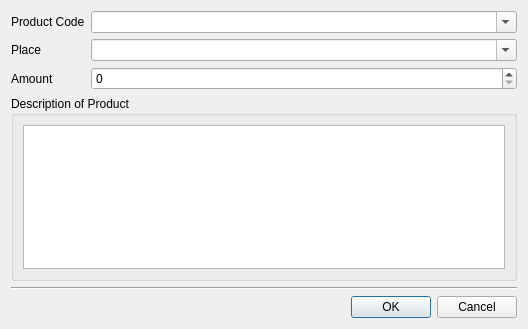
<?xml version="1.0" encoding="UTF-8"?>
<ui version="4.0">
 <class>ProductDlg</class>
 <widget class="QDialog" name="ProductDlg">
  <property name="geometry">
   <rect>
    <x>0</x>
    <y>0</y>
    <width>528</width>
    <height>329</height>
   </rect>
  </property>
  <property name="windowTitle">
   <string>Add/Edit Product</string>
  </property>
  <layout class="QVBoxLayout" name="verticalLayout_2">
   <item>
    <layout class="QGridLayout" name="gridLayout">
     <item row="0" column="0">
      <widget class="QLabel" name="label">
       <property name="text">
        <string>Product Code</string>
       </property>
      </widget>
     </item>
     <item row="0" column="1">
      <widget class="QComboBox" name="m_code">
       <property name="sizePolicy">
        <sizepolicy hsizetype="Expanding" vsizetype="Fixed">
         <horstretch>0</horstretch>
         <verstretch>0</verstretch>
        </sizepolicy>
       </property>
       <property name="editable">
        <bool>true</bool>
       </property>
       <property name="insertPolicy">
        <enum>QComboBox::InsertAlphabetically</enum>
       </property>
      </widget>
     </item>
     <item row="1" column="0">
      <widget class="QLabel" name="label_2">
       <property name="text">
        <string>Place</string>
       </property>
      </widget>
     </item>
     <item row="1" column="1">
      <widget class="QComboBox" name="m_place">
       <property name="sizePolicy">
        <sizepolicy hsizetype="Expanding" vsizetype="Fixed">
         <horstretch>0</horstretch>
         <verstretch>0</verstretch>
        </sizepolicy>
       </property>
       <property name="editable">
        <bool>true</bool>
       </property>
       <property name="insertPolicy">
        <enum>QComboBox::InsertAlphabetically</enum>
       </property>
      </widget>
     </item>
     <item row="2" column="0">
      <widget class="QLabel" name="label_3">
       <property name="text">
        <string>Amount</string>
       </property>
      </widget>
     </item>
     <item row="2" column="1">
      <widget class="QSpinBox" name="m_count">
       <property name="sizePolicy">
        <sizepolicy hsizetype="Expanding" vsizetype="Fixed">
         <horstretch>0</horstretch>
         <verstretch>0</verstretch>
        </sizepolicy>
       </property>
       <property name="maximum">
        <number>999999999</number>
       </property>
      </widget>
     </item>
    </layout>
   </item>
   <item>
    <widget class="QGroupBox" name="groupBox">
     <property name="title">
      <string>Description of Product</string>
     </property>
     <layout class="QVBoxLayout" name="verticalLayout">
      <item>
       <widget class="QTextEdit" name="m_desc"/>
      </item>
     </layout>
    </widget>
   </item>
   <item>
    <spacer name="verticalSpacer">
     <property name="orientation">
      <enum>Qt::Vertical</enum>
     </property>
     <property name="sizeHint" stdset="0">
      <size>
       <width>20</width>
       <height>13</height>
      </size>
     </property>
    </spacer>
   </item>
   <item>
    <widget class="Line" name="line">
     <property name="orientation">
      <enum>Qt::Horizontal</enum>
     </property>
    </widget>
   </item>
   <item>
    <widget class="QDialogButtonBox" name="buttonBox">
     <property name="orientation">
      <enum>Qt::Horizontal</enum>
     </property>
     <property name="standardButtons">
      <set>QDialogButtonBox::Cancel|QDialogButtonBox::Ok</set>
     </property>
    </widget>
   </item>
  </layout>
 </widget>
 <resources/>
 <connections>
  <connection>
   <sender>buttonBox</sender>
   <signal>accepted()</signal>
   <receiver>ProductDlg</receiver>
   <slot>accept()</slot>
   <hints>
    <hint type="sourcelabel">
     <x>248</x>
     <y>254</y>
    </hint>
    <hint type="destinationlabel">
     <x>157</x>
     <y>274</y>
    </hint>
   </hints>
  </connection>
  <connection>
   <sender>buttonBox</sender>
   <signal>rejected()</signal>
   <receiver>ProductDlg</receiver>
   <slot>reject()</slot>
   <hints>
    <hint type="sourcelabel">
     <x>316</x>
     <y>260</y>
    </hint>
    <hint type="destinationlabel">
     <x>286</x>
     <y>274</y>
    </hint>
   </hints>
  </connection>
 </connections>
</ui>
